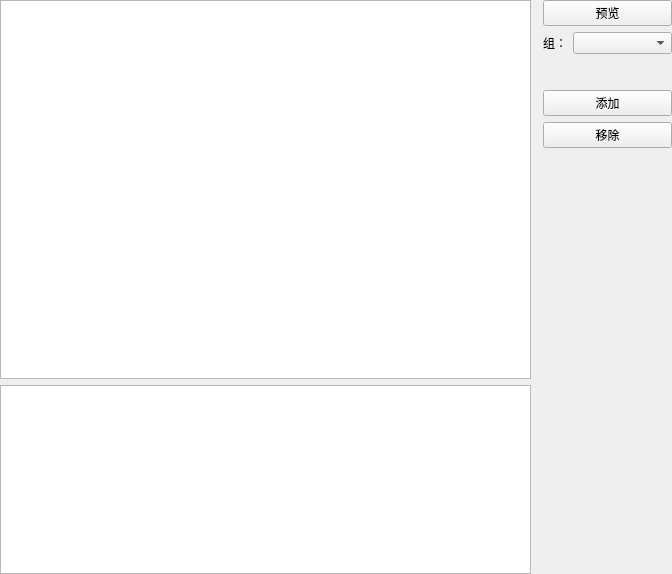
<?xml version="1.0" encoding="UTF-8"?>
<ui version="4.0">
 <class>GroupEditorWidget</class>
 <widget class="QWidget" name="GroupEditorWidget">
  <property name="geometry">
   <rect>
    <x>0</x>
    <y>0</y>
    <width>672</width>
    <height>574</height>
   </rect>
  </property>
  <property name="windowTitle">
   <string>Form</string>
  </property>
  <layout class="QHBoxLayout" name="horizontalLayout_2">
   <property name="leftMargin">
    <number>0</number>
   </property>
   <property name="topMargin">
    <number>0</number>
   </property>
   <property name="rightMargin">
    <number>0</number>
   </property>
   <property name="bottomMargin">
    <number>0</number>
   </property>
   <item>
    <layout class="QVBoxLayout" name="verticalLayout_2" stretch="2,1">
     <item>
      <widget class="QListView" name="listView"/>
     </item>
     <item>
      <widget class="QPlainTextEdit" name="contentText"/>
     </item>
    </layout>
   </item>
   <item>
    <widget class="QWidget" name="widget" native="true">
     <property name="sizePolicy">
      <sizepolicy hsizetype="Fixed" vsizetype="Preferred">
       <horstretch>0</horstretch>
       <verstretch>0</verstretch>
      </sizepolicy>
     </property>
     <property name="minimumSize">
      <size>
       <width>135</width>
       <height>0</height>
      </size>
     </property>
     <layout class="QFormLayout" name="formLayout">
      <property name="leftMargin">
       <number>0</number>
      </property>
      <property name="topMargin">
       <number>0</number>
      </property>
      <property name="rightMargin">
       <number>0</number>
      </property>
      <property name="bottomMargin">
       <number>0</number>
      </property>
      <item row="0" column="1">
       <layout class="QVBoxLayout" name="verticalLayout">
        <item>
         <widget class="QPushButton" name="previewButton">
          <property name="text">
           <string>预览</string>
          </property>
         </widget>
        </item>
        <item>
         <layout class="QHBoxLayout" name="horizontalLayout">
          <item>
           <widget class="QLabel" name="label">
            <property name="text">
             <string>组：</string>
            </property>
           </widget>
          </item>
          <item>
           <widget class="QComboBox" name="groupCombo">
            <property name="sizePolicy">
             <sizepolicy hsizetype="Expanding" vsizetype="Fixed">
              <horstretch>0</horstretch>
              <verstretch>0</verstretch>
             </sizepolicy>
            </property>
           </widget>
          </item>
         </layout>
        </item>
        <item>
         <spacer name="verticalSpacer">
          <property name="orientation">
           <enum>Qt::Vertical</enum>
          </property>
          <property name="sizeType">
           <enum>QSizePolicy::Minimum</enum>
          </property>
          <property name="sizeHint" stdset="0">
           <size>
            <width>20</width>
            <height>30</height>
           </size>
          </property>
         </spacer>
        </item>
        <item>
         <widget class="QPushButton" name="addButton">
          <property name="text">
           <string>添加</string>
          </property>
         </widget>
        </item>
        <item>
         <widget class="QPushButton" name="removeButton">
          <property name="text">
           <string>移除</string>
          </property>
         </widget>
        </item>
        <item>
         <spacer name="verticalSpacer_2">
          <property name="orientation">
           <enum>Qt::Vertical</enum>
          </property>
          <property name="sizeHint" stdset="0">
           <size>
            <width>20</width>
            <height>40</height>
           </size>
          </property>
         </spacer>
        </item>
       </layout>
      </item>
     </layout>
    </widget>
   </item>
  </layout>
 </widget>
 <resources/>
 <connections/>
</ui>
